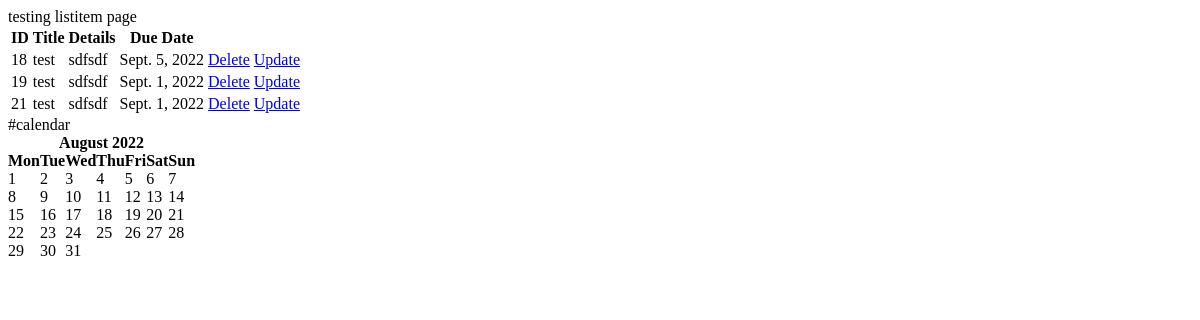
Page /item/ItmeList/ on the earlier database version.
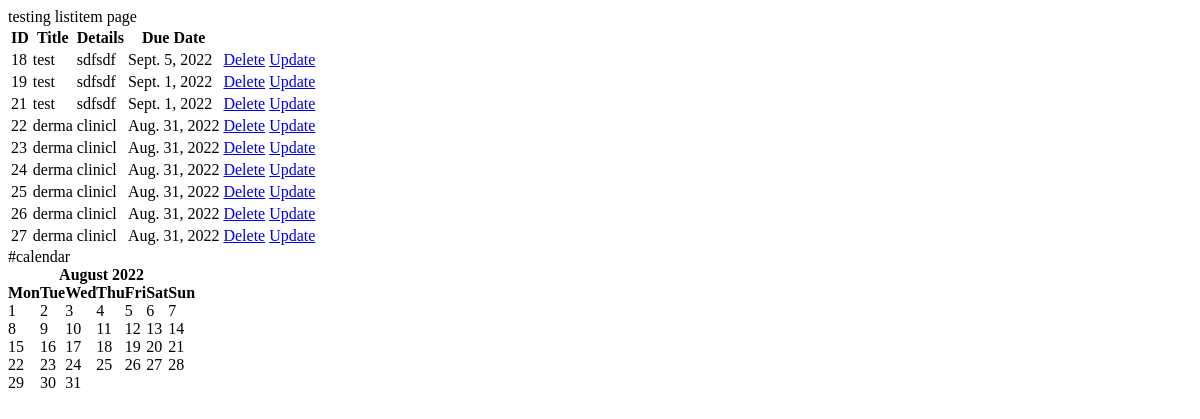
Same page on the later database version.
### item/models.py (models this page shows)
class Item(models.Model):
    title = models.CharField(max_length=50)
    detail = models.TextField(max_length=200)
    Create_Date = models.DateField(default=datetime.now, blank=True)
    Due_Date = models.DateField()

### item/views.py (the view)
# urls.py: path('ItmeList/',ItemListView, name = 'ListItem'),
def ItemListView (request):#done testing
    obj = Item.objects.all()
    current_year = datetime.datetime.now().year
    current_month = datetime.datetime.now().month
    cal = HTMLCalendar().formatmonth(current_year,current_month)
    context = {
        'obj':obj,
        'cal':cal,
    }
    return render(request,"ListItem.html",context)

### item/templates/ListItem.html (shortened to what this page needs)
<!DOCTYPE html>
<html lang="en">
<head>
</head>
<body>
testing listitem page
<table>
  <tr>
    <th>ID</th>
    <th>Title</th>
    <th>Details</th>
      <th>Due Date</th>
  </tr>
{%  for instance in obj %}
  <tr>
    <td>{{ instance.id }}</td>
    <td>{{ instance.title }}</td>
    <td>{{ instance.detail }}</td>
      <td>{{ instance.Due_Date }}</td>
    <td><a href="{% url 'DeleteItem' instance.id %}">Delete</a></td>
    <td><a href="{% url 'UpdateItem' instance.id %}">Update</a></td>
  </tr>
{% endfor %}
</table>
#calendar
{{ cal|safe }}
</body>
</html>

Differences in the rows shown:
added Item: id "22", title "derma", detail "clinicl", Due_Date "Aug. 31, 2022"
added Item: id "23", title "derma", detail "clinicl", Due_Date "Aug. 31, 2022"
added Item: id "24", title "derma", detail "clinicl", Due_Date "Aug. 31, 2022"
added Item: id "25", title "derma", detail "clinicl", Due_Date "Aug. 31, 2022"
added Item: id "26", title "derma", detail "clinicl", Due_Date "Aug. 31, 2022"
added Item: id "27", title "derma", detail "clinicl", Due_Date "Aug. 31, 2022"
